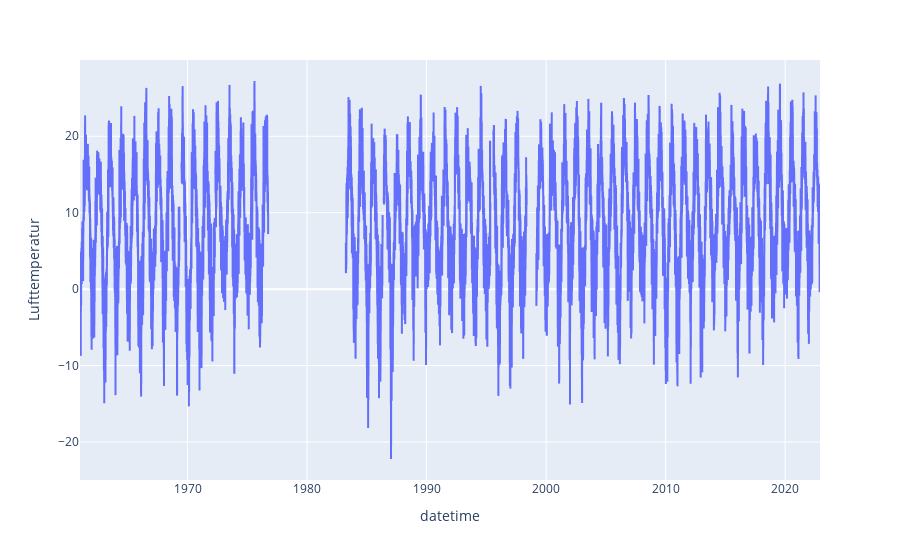

The cell this chart's notebook holds for it:
### Code cell
df2['datetime'] = pd.to_datetime(df2['Datum'] + ' ' + df2['Tid (UTC)'])
df2.set_index('datetime', inplace=True)

# convert time-series data from one frequency to another Y, M, D, H etc..
df2_resampled = df2.resample('D').mean(numeric_only=True)

fig = px.line(df2_resampled, x=df2_resampled.index, y='Lufttemperatur')
fig.show()

### Figure 1 — Plotly figure (JSON) as saved in the notebook; plotly's stock layout.template omitted (floating-point values rounded to 4 significant figures; data arrays with more than 128 entries replaced by an {"elided": "..."} marker saying what was removed)
{"data": [{"hovertemplate": "datetime=%{x}<br>Lufttemperatur=%{y}<extra></extra>", "legendgroup": "", "line": {"color": "#636efa", "dash": "solid"}, "marker": {"symbol": "circle"}, "mode": "lines", "name": "", "showlegend": false, "type": "scattergl", "x": {"elided": "22615 str values"}, "xaxis": "x", "y": {"elided": "22615 float values"}, "yaxis": "y"}], "layout": {"legend": {"tracegroupgap": 0}, "margin": {"t": 60}, "xaxis": {"anchor": "y", "domain": [0, 1], "title": {"text": "datetime"}}, "yaxis": {"anchor": "x", "domain": [0, 1], "title": {"text": "Lufttemperatur"}}}}
